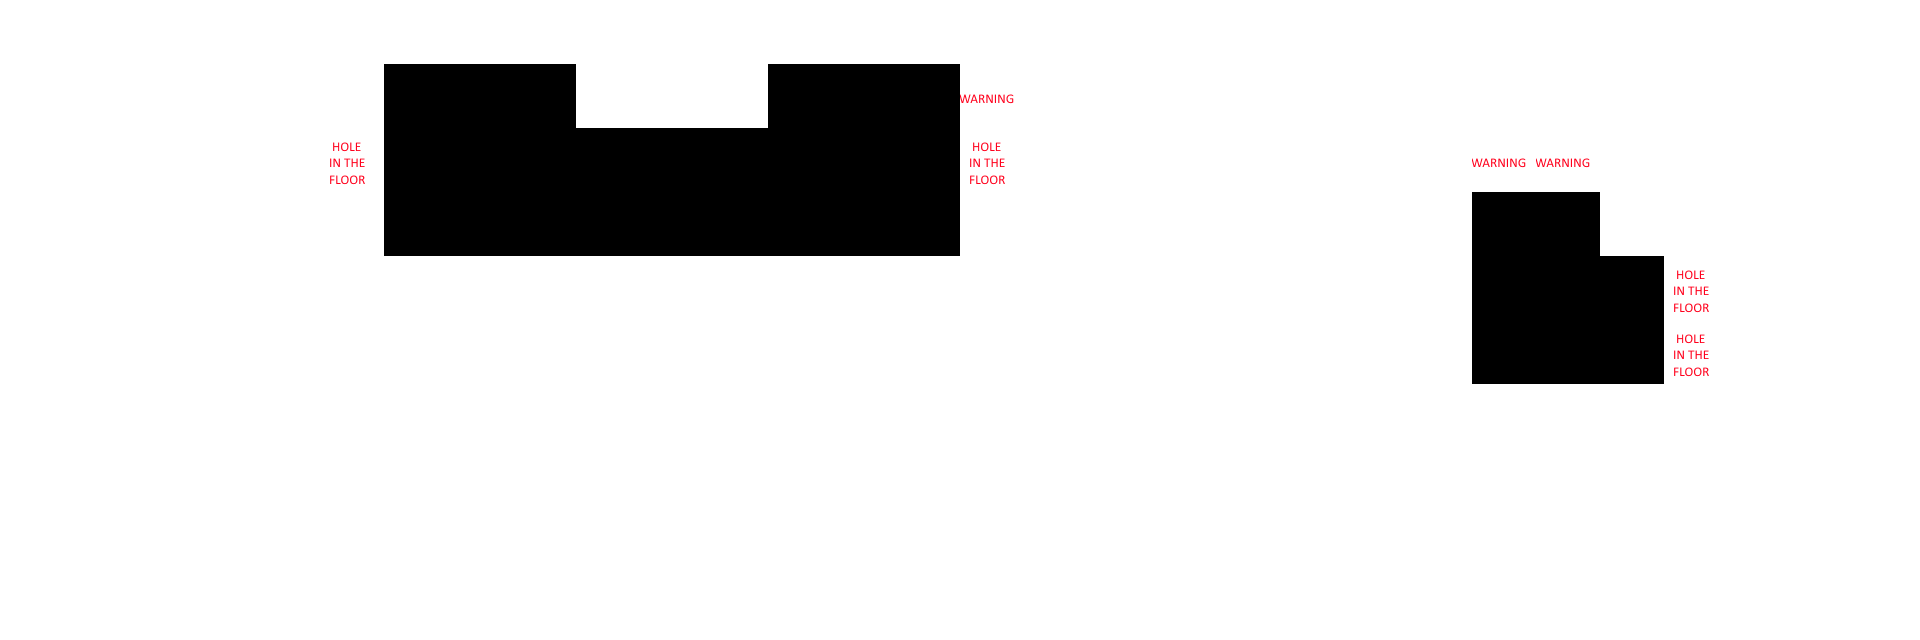

A 2D game scene composited from a Tiled map and its tileset images. What follows is a short description and the map's XML, with each tile layer's data collapsed to a summary:
An orthogonal 30x10 tile map with 64x64 px tiles, 1 tile layer (Tile Layer 1) and 130 objects (End, Start).

<map version="1.0" orientation="orthogonal" renderorder="right-down" width="30" height="10" tilewidth="64" tileheight="64">
 <properties>
  <property name="Title" value="You have a choice" />
 </properties>
 <tileset firstgid="1" name="tilemap" tilewidth="64" tileheight="64" spacing="2" margin="1">
  <image source="../Images/tilemap.png" width="512" height="512" />
 </tileset>
 <layer name="Tile Layer 1" width="30" height="10">
  <data>[300 cells, 300 non-empty, 4 distinct tile ids]</data>
 </layer>
 <objectgroup name="Enemies">
  <object gid="3" x="576" y="384" />
  <object gid="3" x="1472" y="128" />
  <object gid="3" x="1792" y="384" />
  <object gid="3" x="1792" y="576" />
  <object gid="3" x="640" y="576" />
 </objectgroup>
 <objectgroup name="StartEnd">
  <object name="End" type="End" gid="8" x="1856" y="192" />
  <object name="Start" type="Start" gid="4" x="64" y="640" />
 </objectgroup>
 <objectgroup name="Walls">
  <object gid="2" x="0" y="64" />
  <object gid="2" x="0" y="128" />
  <object gid="2" x="0" y="192" />
  <object gid="2" x="0" y="256" />
  <object gid="2" x="0" y="320" />
  <object gid="2" x="0" y="384" />
  <object gid="2" x="0" y="448" />
  <object gid="2" x="0" y="512" />
  <object gid="2" x="0" y="576" />
  <object gid="2" x="0" y="640" />
  <object gid="2" x="64" y="64" />
  <object gid="2" x="128" y="64" />
  <object gid="2" x="192" y="64" />
  <object gid="2" x="256" y="64" />
  <object gid="2" x="320" y="64" />
  <object gid="2" x="384" y="64" />
  <object gid="2" x="448" y="64" />
  <object gid="2" x="512" y="64" />
  <object gid="2" x="576" y="64" />
  <object gid="2" x="640" y="64" />
  <object gid="2" x="704" y="64" />
  <object gid="2" x="768" y="64" />
  <object gid="2" x="832" y="64" />
  <object gid="2" x="896" y="64" />
  <object gid="2" x="960" y="64" />
  <object gid="2" x="1024" y="64" />
  <object gid="2" x="1088" y="64" />
  <object gid="2" x="1152" y="64" />
  <object gid="2" x="1216" y="64" />
  <object gid="2" x="1280" y="64" />
  <object gid="2" x="1344" y="64" />
  <object gid="2" x="1408" y="64" />
  <object gid="2" x="1472" y="64" />
  <object gid="2" x="1536" y="64" />
  <object gid="2" x="1600" y="64" />
  <object gid="2" x="1664" y="64" />
  <object gid="2" x="1728" y="64" />
  <object gid="2" x="1792" y="64" />
  <object gid="2" x="1856" y="64" />
  <object gid="2" x="1856" y="128" />
  <object gid="2" x="1856" y="256" />
  <object gid="2" x="1856" y="320" />
  <object gid="2" x="1856" y="384" />
  <object gid="2" x="1856" y="448" />
  <object gid="2" x="1856" y="512" />
  <object gid="2" x="1856" y="576" />
  <object gid="2" x="1856" y="640" />
  <object gid="2" x="1792" y="640" />
  <object gid="2" x="1728" y="640" />
  <object gid="2" x="1664" y="640" />
  <object gid="2" x="1600" y="640" />
  <object gid="2" x="1536" y="640" />
  <object gid="2" x="1472" y="640" />
  <object gid="2" x="1408" y="640" />
  <object gid="2" x="1344" y="640" />
  <object gid="2" x="1280" y="640" />
  <object gid="2" x="1216" y="640" />
  <object gid="2" x="1152" y="640" />
  <object gid="2" x="1088" y="640" />
  <object gid="2" x="1024" y="640" />
  <object gid="2" x="960" y="640" />
  <object gid="2" x="896" y="640" />
  <object gid="2" x="832" y="640" />
  <object gid="2" x="768" y="640" />
  <object gid="2" x="704" y="640" />
  <object gid="2" x="640" y="640" />
  <object gid="2" x="576" y="640" />
  <object gid="2" x="512" y="640" />
  <object gid="2" x="448" y="640" />
  <object gid="2" x="384" y="640" />
  <object gid="2" x="320" y="640" />
  <object gid="2" x="256" y="640" />
  <object gid="2" x="192" y="640" />
  <object gid="2" x="128" y="640" />
  <object gid="2" x="320" y="576" />
  <object gid="2" x="320" y="448" />
  <object gid="2" x="320" y="384" />
  <object gid="2" x="320" y="320" />
  <object gid="2" x="320" y="256" />
  <object gid="2" x="384" y="448" />
  <object gid="2" x="448" y="448" />
  <object gid="2" x="512" y="448" />
  <object gid="2" x="704" y="448" />
  <object gid="2" x="448" y="320" />
  <object gid="2" x="384" y="320" />
  <object gid="2" x="384" y="384" />
  <object gid="2" x="448" y="384" />
  <object gid="2" x="512" y="384" />
  <object gid="2" x="512" y="320" />
  <object gid="2" x="704" y="512" />
  <object gid="2" x="704" y="576" />
  <object gid="2" x="960" y="256" />
  <object gid="2" x="576" y="320" />
  <object gid="2" x="640" y="320" />
  <object gid="2" x="704" y="320" />
  <object gid="2" x="768" y="320" />
  <object gid="2" x="832" y="320" />
  <object gid="2" x="896" y="320" />
  <object gid="2" x="960" y="320" />
  <object gid="2" x="960" y="384" />
  <object gid="2" x="960" y="448" />
  <object gid="2" x="1152" y="576" />
  <object gid="2" x="1152" y="512" />
  <object gid="2" x="1152" y="448" />
  <object gid="2" x="1152" y="256" />
  <object gid="2" x="1152" y="192" />
  <object gid="2" x="1152" y="128" />
  <object gid="2" x="1344" y="320" />
  <object gid="2" x="1344" y="384" />
  <object gid="2" x="1344" y="256" />
  <object gid="2" x="1408" y="256" />
  <object gid="2" x="1600" y="256" />
  <object gid="2" x="1344" y="448" />
  <object gid="2" x="1408" y="448" />
  <object gid="2" x="1472" y="448" />
  <object gid="2" x="1536" y="448" />
  <object gid="2" x="1600" y="448" />
  <object gid="2" x="1664" y="256" />
  <object gid="2" x="1664" y="192" />
  <object gid="2" x="1664" y="128" />
  <object gid="2" x="1408" y="320" />
  <object gid="2" x="1408" y="384" />
  <object gid="2" x="320" y="128" />
 </objectgroup>
 <objectgroup name="Objects" />
</map>
